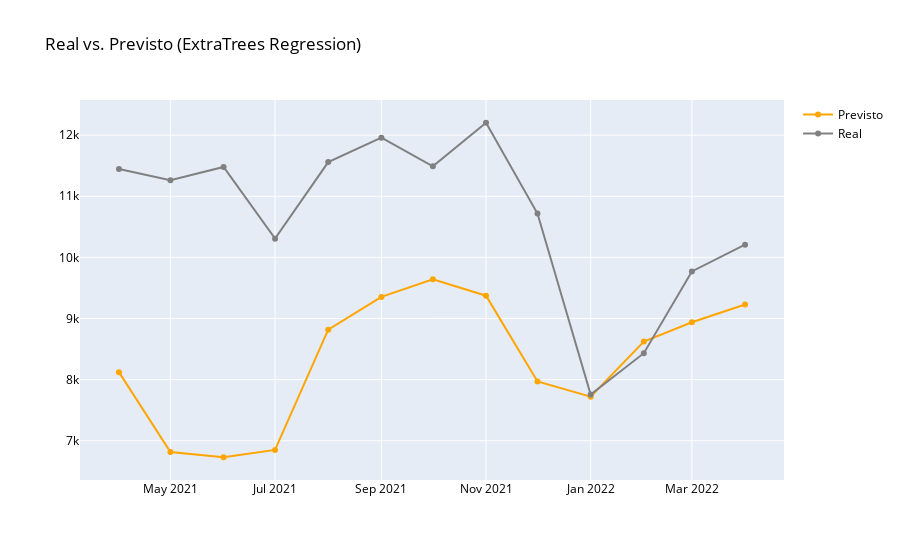

The notebook cell this image was saved under:
### Code cell
fig = go.Figure(data=[
    go.Scatter(name='Previsto', x=df_r_teste['data'], y=pred_teste_et, marker={'color': 'orange'}),
    go.Scatter(name='Real', x=df_r_teste['data'], y=y_r_teste, marker={'color': 'gray'})
    ])
fig.update_layout(font=dict(color='black'), title_text='Real vs. Previsto (ExtraTrees Regression)')
fig.show()

### Figure 1 — Plotly figure (JSON) as saved in the notebook; plotly's stock layout.template omitted (floating-point values rounded to 4 significant figures)
{"data": [{"marker": {"color": "orange"}, "name": "Previsto", "type": "scatter", "x": ["2021-04-01", "2021-05-01", "2021-06-01", "2021-07-01", "2021-08-01", "2021-09-01", "2021-10-01", "2021-11-01", "2021-12-01", "2022-01-01", "2022-02-01", "2022-03-01", "2022-04-01"], "y": [8123.0, 6817.0, 6730.0, 6850.0, 8818.0, 9354.0, 9643.0, 9374.0, 7970.0, 7722.0, 8624.0, 8939.0, 9230.0]}, {"marker": {"color": "gray"}, "name": "Real", "type": "scatter", "x": ["2021-04-01", "2021-05-01", "2021-06-01", "2021-07-01", "2021-08-01", "2021-09-01", "2021-10-01", "2021-11-01", "2021-12-01", "2022-01-01", "2022-02-01", "2022-03-01", "2022-04-01"], "y": [11447, 11263, 11480, 10307, 11559, 11959, 11491, 12203, 10718, 7757, 8433, 9770, 10208]}], "layout": {"font": {"color": "black"}, "title": {"text": "Real vs. Previsto (ExtraTrees Regression)"}}}
